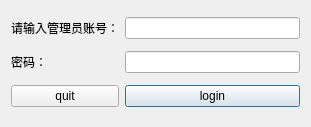
<?xml version="1.0" encoding="UTF-8"?>
<ui version="4.0">
 <class>LoginDialog</class>
 <widget class="QDialog" name="LoginDialog">
  <property name="geometry">
   <rect>
    <x>0</x>
    <y>0</y>
    <width>311</width>
    <height>127</height>
   </rect>
  </property>
  <property name="windowTitle">
   <string>Dialog</string>
  </property>
  <layout class="QGridLayout" name="gridLayout">
   <item row="0" column="0">
    <widget class="QLabel" name="label">
     <property name="text">
      <string>请输入管理员账号：</string>
     </property>
    </widget>
   </item>
   <item row="0" column="1">
    <widget class="QLineEdit" name="maganerNameLineEdit"/>
   </item>
   <item row="1" column="0">
    <widget class="QLabel" name="label_2">
     <property name="text">
      <string>密码：</string>
     </property>
    </widget>
   </item>
   <item row="1" column="1">
    <widget class="QLineEdit" name="passwordLineEdit"/>
   </item>
   <item row="2" column="1">
    <widget class="QPushButton" name="LoginButton">
     <property name="text">
      <string>login</string>
     </property>
    </widget>
   </item>
   <item row="2" column="0">
    <widget class="QPushButton" name="quitButton">
     <property name="text">
      <string>quit</string>
     </property>
    </widget>
   </item>
  </layout>
 </widget>
 <resources/>
 <connections>
  <connection>
   <sender>LoginButton</sender>
   <signal>clicked()</signal>
   <receiver>LoginDialog</receiver>
   <slot>accept()</slot>
   <hints>
    <hint type="sourcelabel">
     <x>233</x>
     <y>72</y>
    </hint>
    <hint type="destinationlabel">
     <x>155</x>
     <y>46</y>
    </hint>
   </hints>
  </connection>
  <connection>
   <sender>LoginDialog</sender>
   <signal>destroyed()</signal>
   <receiver>LoginDialog</receiver>
   <slot>reject()</slot>
   <hints>
    <hint type="sourcelabel">
     <x>155</x>
     <y>46</y>
    </hint>
    <hint type="destinationlabel">
     <x>155</x>
     <y>46</y>
    </hint>
   </hints>
  </connection>
  <connection>
   <sender>quitButton</sender>
   <signal>clicked()</signal>
   <receiver>LoginDialog</receiver>
   <slot>reject()</slot>
   <hints>
    <hint type="sourcelabel">
     <x>76</x>
     <y>102</y>
    </hint>
    <hint type="destinationlabel">
     <x>155</x>
     <y>63</y>
    </hint>
   </hints>
  </connection>
 </connections>
</ui>
